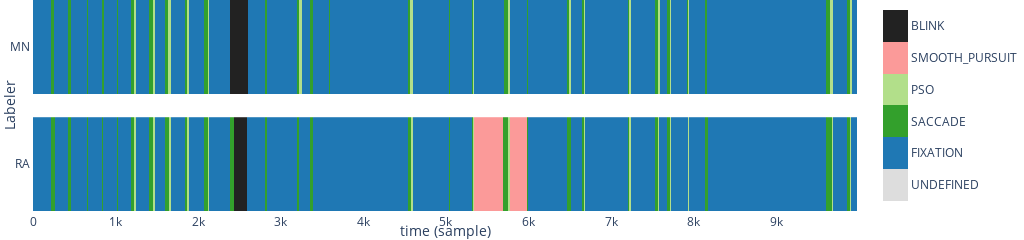

The code cell stored with this chart in its notebook:
### Markdown cell above
#### BOTTOM: Detector Scarfplots

### Code cell
# labeler_subset = labeler_names
labeler_subset = ["RA", "MN"]

scarfplot = peyes.visualize.scarfplot_comparison_figure(
    t,
    # *[labels_df[labeler_name] for labeler_name in labeler_names],
    *[labels_df[lblr] for lblr in labeler_names if lblr in labeler_subset],
    names=labeler_subset,
)
scarfplot.update_layout(
    paper_bgcolor='rgba(0, 0, 0, 0)',
    plot_bgcolor='rgba(0, 0, 0, 0)',
    height=pixels_vs_time.layout.height // 2,
    width=pixels_vs_time.layout.width,
    title=None,
    yaxis=dict(
        title=dict(text='Labeler', standoff=0),
        showgrid=False, zeroline=False, showline=True, rangemode='tozero',
    ),
    xaxis=dict(
        showgrid=False, zeroline=False, showline=True, title=dict(text='time (sample)', standoff=0),
    ),
    margin=dict(l=0, r=0, b=0, t=0, pad=0),
)


save_fig(scarfplot, FIG_ID, 'D', 'scarfplots', IS_SUPP)
scarfplot.show()

### Figure 1 — Plotly figure (JSON) as saved in the notebook; plotly's stock layout.template omitted (floating-point values rounded to 4 significant figures; data arrays with more than 128 entries replaced by an {"elided": "..."} marker saying what was removed)
{"data": [{"colorbar": {"len": 1, "thickness": 25, "ticktext": ["UNDEFINED", "FIXATION", "SACCADE", "PSO", "SMOOTH_PURSUIT", "BLINK"], "tickvals": [0.4167, 1.25, 2.083, 2.917, 3.75, 4.583]}, "colorscale": [[0.0, "rgb(221, 221, 221)"], [0.1667, "rgb(221, 221, 221)"], [0.1667, "rgb(31, 120, 180)"], [0.3333, "rgb(31, 120, 180)"], [0.3333, "rgb(51, 160, 44)"], [0.5, "rgb(51, 160, 44)"], [0.5, "rgb(178, 223, 138)"], [0.6667, "rgb(178, 223, 138)"], [0.6667, "rgb(251, 154, 153)"], [0.8333, "rgb(251, 154, 153)"], [0.8333, "rgb(34, 34, 34)"], [1.0, "rgb(34, 34, 34)"]], "showscale": true, "x": {"elided": "4988 float values"}, "y": [0.0, 1.0], "z": {"elided": "1x4988 float values"}, "zmax": 5, "zmin": 0, "type": "heatmap"}, {"colorbar": {"len": 1, "thickness": 25, "ticktext": ["UNDEFINED", "FIXATION", "SACCADE", "PSO", "SMOOTH_PURSUIT", "BLINK"], "tickvals": [0.4167, 1.25, 2.083, 2.917, 3.75, 4.583]}, "colorscale": [[0.0, "rgb(221, 221, 221)"], [0.1667, "rgb(221, 221, 221)"], [0.1667, "rgb(31, 120, 180)"], [0.3333, "rgb(31, 120, 180)"], [0.3333, "rgb(51, 160, 44)"], [0.5, "rgb(51, 160, 44)"], [0.5, "rgb(178, 223, 138)"], [0.6667, "rgb(178, 223, 138)"], [0.6667, "rgb(251, 154, 153)"], [0.8333, "rgb(251, 154, 153)"], [0.8333, "rgb(34, 34, 34)"], [1.0, "rgb(34, 34, 34)"]], "showscale": false, "x": {"elided": "4988 float values"}, "y": [1.25, 2.25], "z": {"elided": "1x4988 float values"}, "zmax": 5, "zmin": 0, "type": "heatmap"}], "layout": {"yaxis": {"range": [0, 2.25], "tickmode": "array", "tickvals": [0.5, 1.75], "ticktext": ["RA", "MN"], "title": {"text": "Labeler", "standoff": 0}, "showgrid": false, "zeroline": false, "showline": true, "rangemode": "tozero"}, "title": {}, "xaxis": {"title": {"text": "time (sample)", "standoff": 0}, "showgrid": false, "zeroline": false, "showline": true}, "margin": {"l": 0, "r": 0, "b": 0, "t": 0, "pad": 0}, "paper_bgcolor": "rgba(0, 0, 0, 0)", "plot_bgcolor": "rgba(0, 0, 0, 0)", "height": 192, "width": 1024}}
